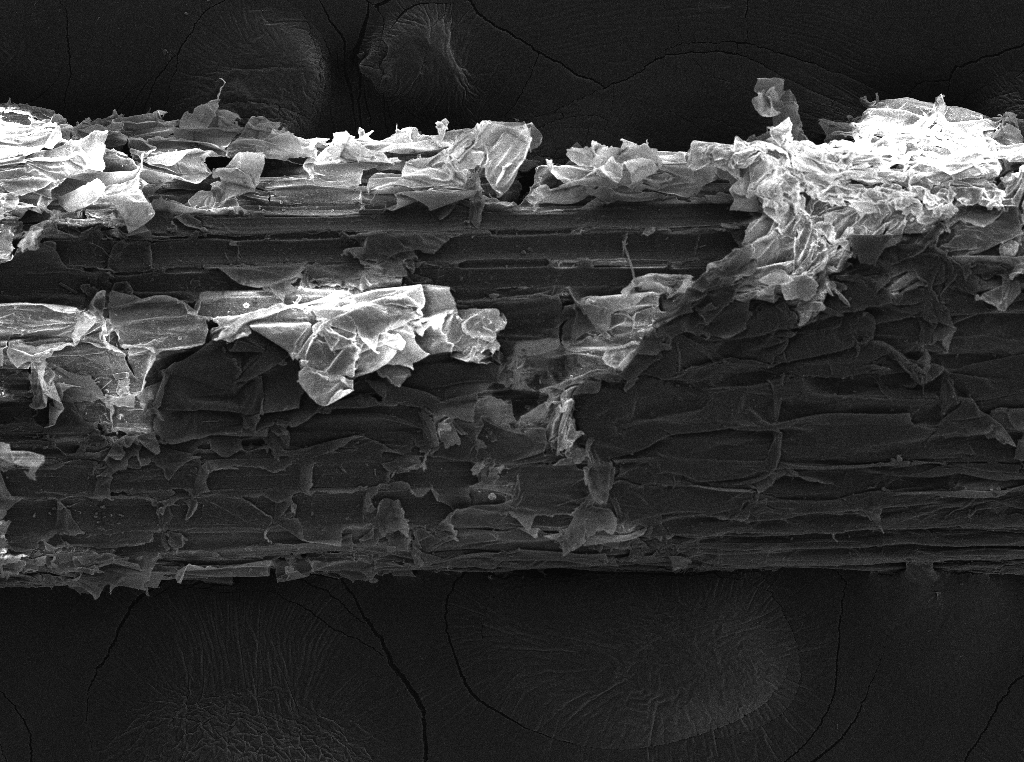
#> input picture 2-DADOSLC/MEV/T1.300x.tif, 1024 x 762 px, found by its file name
$ python gerar_figura_mev_taboa.py
#> lines starting #> are read from the running program, lines starting #| are printed output that depends on the picture; after the words box and inside, x2 and y2 are one past the last pixel; in counts of white or black regions, pixels touching at a corner belong together

import cv2
import numpy as np
from skimage import filters, morphology, measure, feature
from skimage.morphology import skeletonize
from scipy import ndimage
import matplotlib.pyplot as plt
from pathlib import Path
import warnings

warnings.filterwarnings('ignore')

class FiberAnalyzer:
    def __init__(self, output_dir):
        self.output_dir = Path(output_dir)
        self.output_dir.mkdir(parents=True, exist_ok=True)

    def load_image(self, image_path):
        img = cv2.imread(str(image_path), cv2.IMREAD_GRAYSCALE)
        if img is None:
            raise ValueError(f"Não foi possível carregar: {image_path}")
        img_norm = img.astype(float) / 255.0
        return img, img_norm

    def analyze_surface_porosity(self, image_norm, sigma=2.0, threshold_factor=0.7):
        smoothed = filters.gaussian(image_norm, sigma=sigma)
        threshold = filters.threshold_otsu(smoothed)
        binary = smoothed < (threshold * threshold_factor)
        binary_clean = morphology.remove_small_objects(binary, min_size=20)
        binary_clean = morphology.remove_small_holes(binary_clean, area_threshold=10)

        labeled = measure.label(binary_clean)
        regions = measure.regionprops(labeled)

        total_area = image_norm.size
        pore_area = np.sum(binary_clean)
        porosity = (pore_area / total_area) * 100

        if regions:
            areas = [r.area for r in regions]
            results = {
                'porosity_percent': round(porosity, 2),
                'num_pores': len(regions),
                'mean_pore_area': round(np.mean(areas), 2)
            }
        else:
            results = {
                'porosity_percent': round(porosity, 2),
                'num_pores': 0,
                'mean_pore_area': 0
            }
        return results, binary_clean

    def analyze_fiber_orientation(self, image_norm, sigma=1.0):
        sobel_h = filters.sobel_h(filters.gaussian(image_norm, sigma=sigma))
        sobel_v = filters.sobel_v(filters.gaussian(image_norm, sigma=sigma))
        magnitude = np.sqrt(sobel_h**2 + sobel_v**2)
        orientation = np.arctan2(sobel_v, sobel_h)

        threshold = np.percentile(magnitude, 75)
        mask = magnitude > threshold

        if np.sum(mask) > 0:
            angles_deg = np.degrees(orientation[mask])
            angles_deg = (angles_deg + 180) % 180
            std_angle = np.std(angles_deg)
            orientation_index = 1 - (std_angle / 90.0)
            results = {
                'orientation_index': round(orientation_index, 3),
                'mean_angle_deg': round(np.mean(angles_deg), 2)
            }
        else:
            results = {'orientation_index': 0, 'mean_angle_deg': 0}
        return results, magnitude

    def analyze_fiber_structure(self, image_norm, sigma=2.0):
        smoothed = filters.gaussian(image_norm, sigma=sigma)
        threshold = filters.threshold_otsu(smoothed)
        binary = smoothed > threshold
        skeleton = skeletonize(binary)

        fibril_density = np.sum(skeleton) / skeleton.size

        skeleton_float = skeleton.astype(float)
        corners = feature.corner_harris(skeleton_float, sigma=2.0)
        corner_threshold = np.percentile(corners, 99.9)
        junctions = corners > corner_threshold
        num_junctions = np.sum(junctions)

        results = {
            'fibril_density': round(fibril_density, 5),
            'num_junctions': int(num_junctions)
        }
        return results, skeleton

    def analyze_surface_texture(self, image_norm, window_size=15):
        kernel = np.ones((window_size, window_size))
        local_mean = ndimage.convolve(image_norm, kernel / kernel.sum(), mode='reflect')
        local_var = ndimage.convolve(image_norm**2, kernel / kernel.sum(), mode='reflect') - local_mean**2
        local_std = np.sqrt(np.maximum(local_var, 0))
        roughness_std = np.mean(local_std)

        results = {'roughness_std': round(roughness_std, 5)}
        return results, local_std

    def process_image(self, image_path, label):
        print(f"Processando: {image_path}")
        img, img_norm = self.load_image(image_path)
#> in load_image, img is the input picture: shape (762, 1024); min 3, max 255, mean 54.2

        porosity_res, binary = self.analyze_surface_porosity(img_norm)
#> in analyze_surface_porosity, `threshold = filters.threshold_otsu(smoothed)`: threshold = 0.383
#> in analyze_surface_porosity, `binary = smoothed < (threshold * threshold_factor)`:
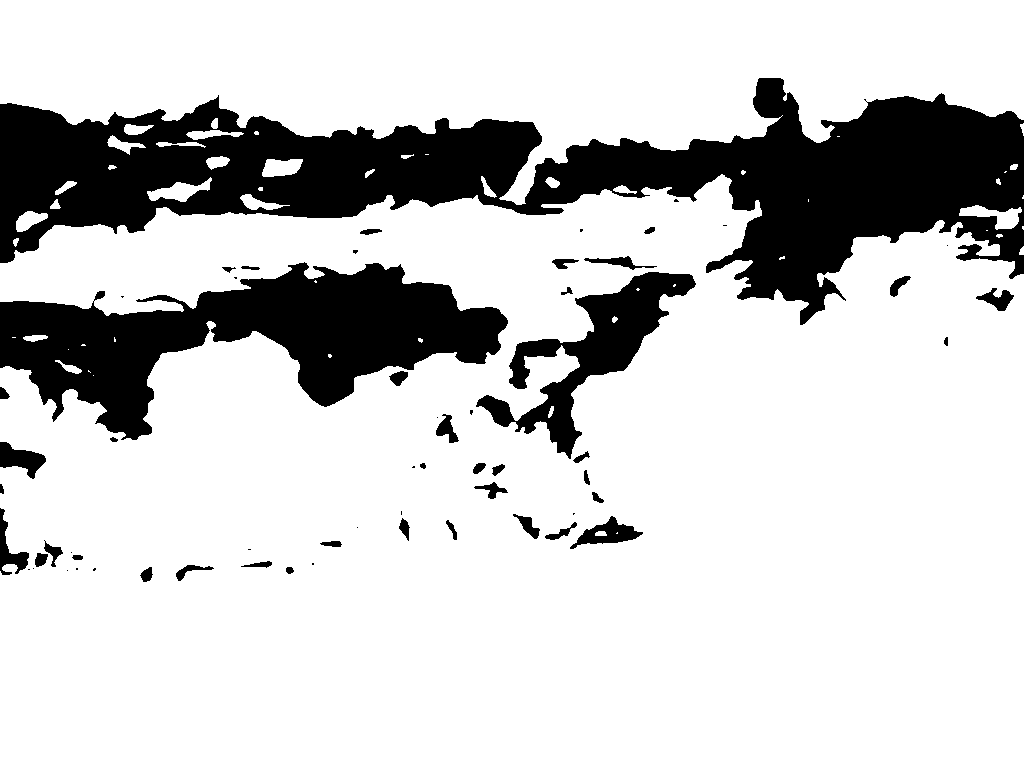
#> binary: shape (762, 1024) bool; 79.8% white; 61 black regions (21 under 20 px), largest, box (x1, y1, x2, y2) and area: (0, 78, 1024, 325) 98883, (0, 262, 508, 440) 40818, (476, 272, 696, 459) 11001
#> in analyze_surface_porosity, `labeled = measure.label(binary_clean)`:
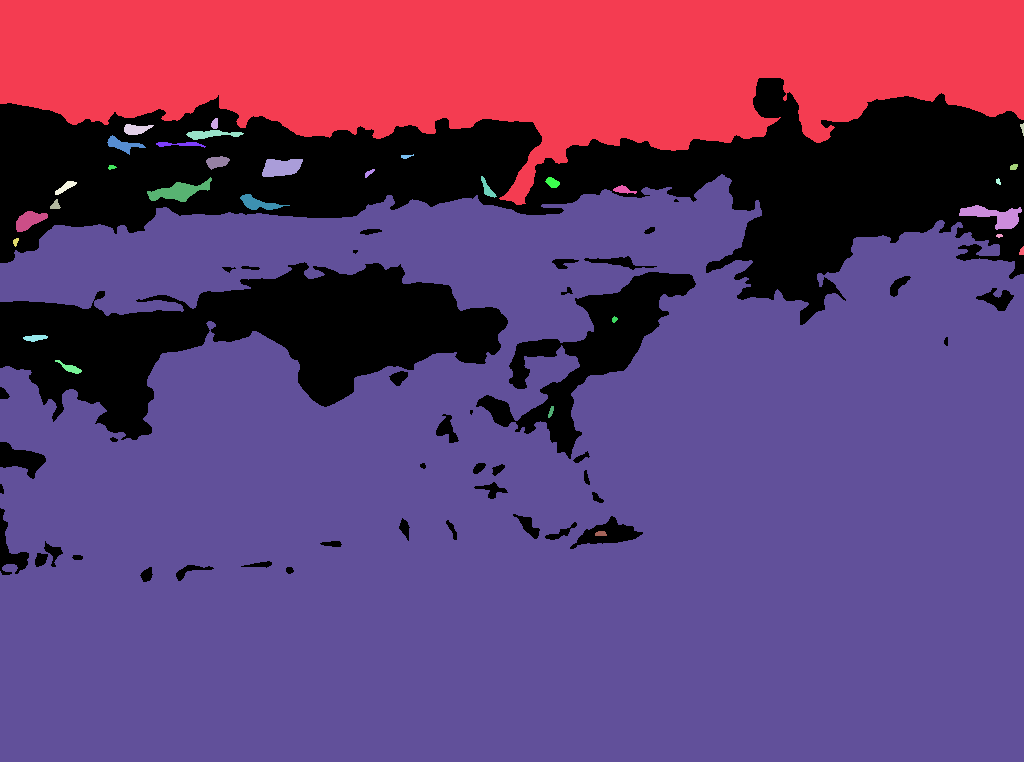
#> labeled: shape (762, 1024) int32; 33 distinct labels, from 0 to 32; one colour per label, 0 black
#> in analyze_surface_porosity, `regions = measure.regionprops(labeled)`: regions = 32 regions; largest, box (x1, y1, x2, y2) and area: (0, 174, 1024, 762) 490526, (0, 0, 1024, 205) 126768, (959, 205, 1022, 230) 735, (147, 177, 212, 202) 718, (262, 159, 303, 177) 578
#> in analyze_surface_porosity, `pore_area = np.sum(binary_clean)`: pore_area = 622537
#> in analyze_surface_porosity, `porosity = (pore_area / total_area) * 100`: porosity = 79.78
#> in analyze_surface_porosity, `areas = [r.area for r in regions]`: areas = 32 values, max 490526 at index 13, min 21 at index 24, mean 19454.3
#> in analyze_surface_porosity, `results = { 'porosity_percent': round(porosity, 2), 'num_pores': len(r..`: results = {'porosity_percent': 79.78, 'num_pores': 32, 'mean_pore_area': 19454.3}
#> porosity_res has the same summary as results in analyze_surface_porosity
        orient_res, magnitude = self.analyze_fiber_orientation(img_norm)
#> in analyze_fiber_orientation, `orientation = np.arctan2(sobel_v, sobel_h)`:
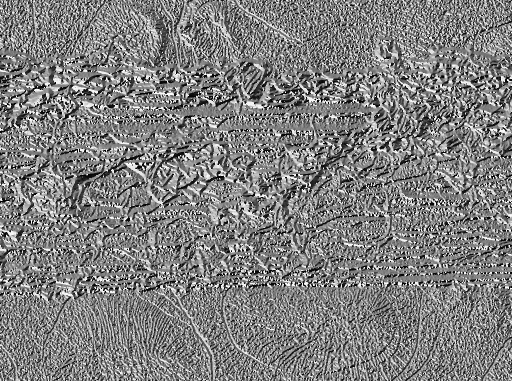
#> orientation: shape (762, 1024) float64 (shown at 1/2 size); min -3.14, max 3.14, mean 0.00646; drawn with min black and max white
#> in analyze_fiber_orientation, `threshold = np.percentile(magnitude, 75)`: threshold = 0.0372
#> in analyze_fiber_orientation, `mask = magnitude > threshold`:
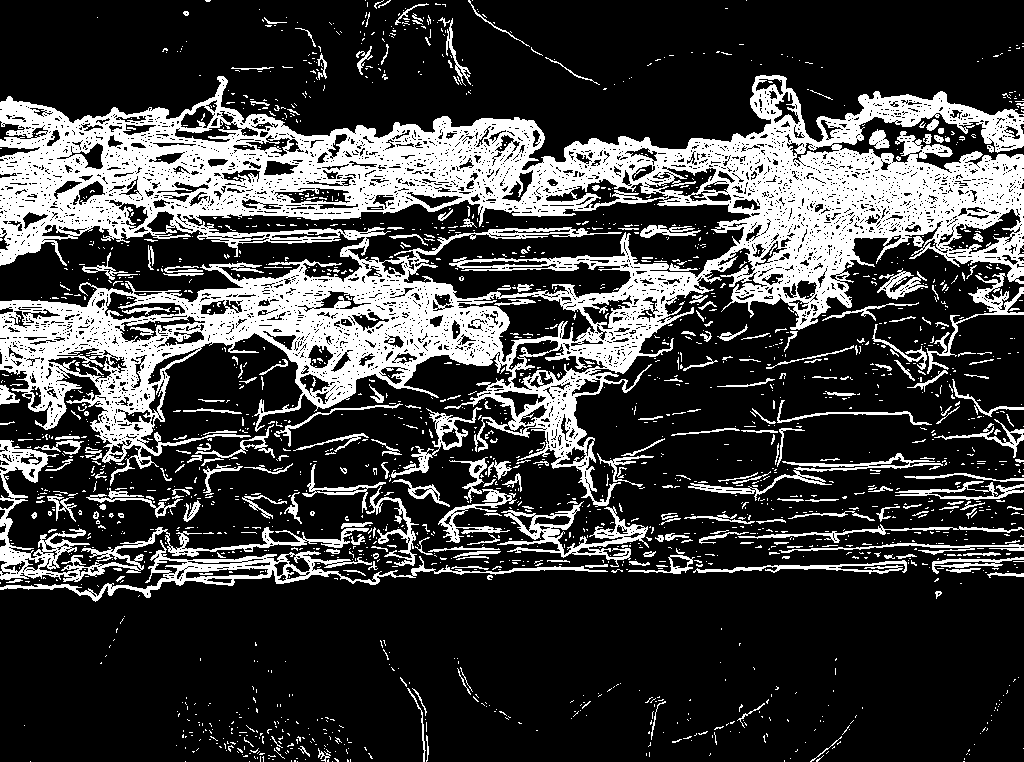
#> mask: shape (762, 1024) bool; 25% white; 1988 white regions (1717 under 20 px), largest, box (x1, y1, x2, y2) and area: (0, 75, 1024, 507) 144858, (0, 440, 369, 582) 5675, (0, 540, 608, 602) 4505
#> in analyze_fiber_orientation, `std_angle = np.std(angles_deg)`: std_angle = 63.37
#> in analyze_fiber_orientation, `orientation_index = 1 - (std_angle / 90.0)`: orientation_index = 0.296
#> in analyze_fiber_orientation, `results = { 'orientation_index': round(orientation_index, 3), 'mean_an..`: results = {'orientation_index': 0.296, 'mean_angle_deg': 86.47}
#> orient_res has the same summary as results in analyze_fiber_orientation
        struct_res, skeleton = self.analyze_fiber_structure(img_norm)
#> in analyze_fiber_structure, `threshold = filters.threshold_otsu(smoothed)`: threshold = 0.383
#> in analyze_fiber_structure, `fibril_density = np.sum(skeleton) / skeleton.size`: fibril_density = 0.00916
#> in analyze_fiber_structure, `corner_threshold = np.percentile(corners, 99.9)`: corner_threshold = 5.66
#> in analyze_fiber_structure, `num_junctions = np.sum(junctions)`: num_junctions = 781
#> in analyze_fiber_structure, `results = { 'fibril_density': round(fibril_density, 5), 'num_junctions..`: results = {'fibril_density': 0.00916, 'num_junctions': 781}
#> struct_res = {'fibril_density': 0.00916, 'num_junctions': 781}
        texture_res, roughness = self.analyze_surface_texture(img_norm)
#> in analyze_surface_texture, `local_var = ndimage.convolve(image_norm**2, kernel / kernel.sum(), mod..`:
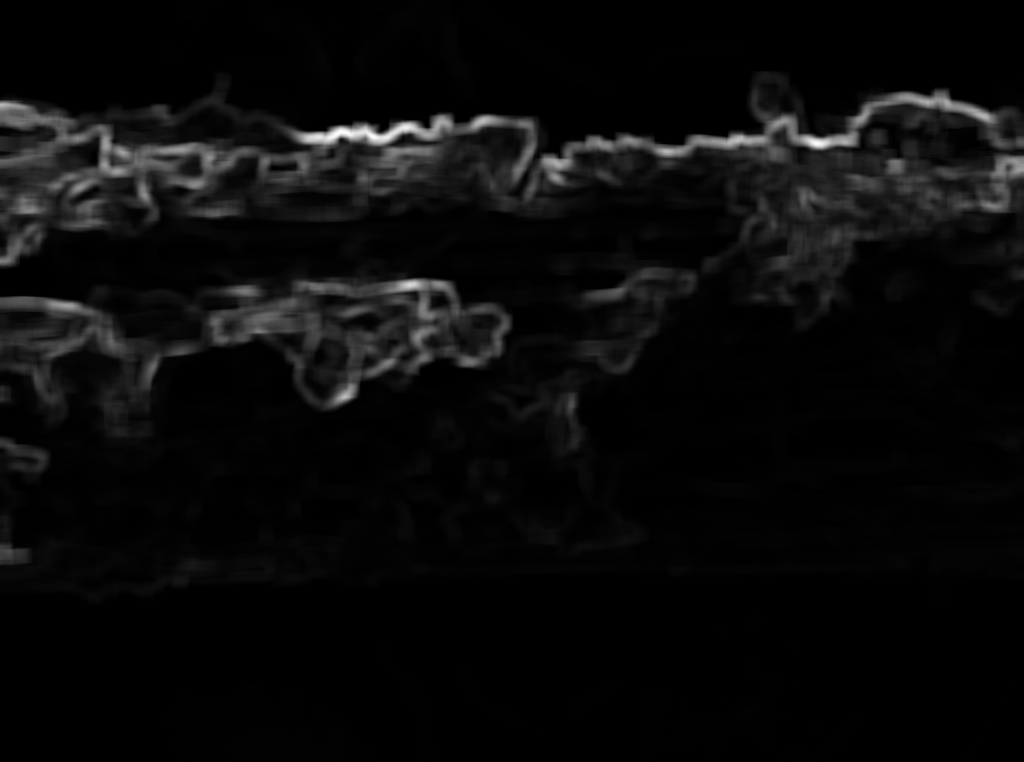
#> local_var: shape (762, 1024) float64; min 3.16e-05, max 0.205, mean 0.00878; drawn with min black and max white
#> in analyze_surface_texture, `roughness_std = np.mean(local_std)`: roughness_std = 0.0649
#> in analyze_surface_texture, `results = {'roughness_std': round(roughness_std, 5)}`: results = {'roughness_std': 0.0649}
#> texture_res = {'roughness_std': 0.0649}

        # Plotting
        fig, axes = plt.subplots(2, 3, figsize=(15, 10))
        fig.suptitle(f'Análise Morfométrica MEV - {label}', fontsize=16, fontweight='bold')

        # Original
        axes[0,0].imshow(img, cmap='gray')
        axes[0,0].set_title('Imagem Original')
        axes[0,0].axis('off')

        # Porosidade
        axes[0,1].imshow(binary, cmap='gray')
        axes[0,1].set_title(f'Porosidade: {porosity_res["porosity_percent"]}%')
        axes[0,1].axis('off')

        # Orientação
        axes[0,2].imshow(magnitude, cmap='jet')
        axes[0,2].set_title(f'Orientação (IO={orient_res["orientation_index"]})')
        axes[0,2].axis('off')

        # Esqueleto
        axes[1,0].imshow(skeleton, cmap='gray')
        axes[1,0].set_title(f'Estrutura (D={struct_res["fibril_density"]})')
        axes[1,0].axis('off')

        # Rugosidade
        axes[1,1].imshow(roughness, cmap='hot')
        axes[1,1].set_title(f'Rugosidade (σ={texture_res["roughness_std"]})')
        axes[1,1].axis('off')

        # Resumo
        axes[1,2].axis('off')
        summary = f"""
        RESUMO - {label}

        Porosidade: {porosity_res["porosity_percent"]}%
        N° Poros: {porosity_res["num_pores"]}

        Orientação (IO): {orient_res["orientation_index"]}
        Ângulo Médio: {orient_res["mean_angle_deg"]}°

        Densidade Fibrilar: {struct_res["fibril_density"]}
        Junções: {struct_res["num_junctions"]}

        Rugosidade (σ): {texture_res["roughness_std"]}
        """
        axes[1,2].text(0.1, 0.5, summary, fontsize=10, verticalalignment='center', family='monospace')

        plt.tight_layout()
        output_file = self.output_dir / f"analise_mev_{label}.png"
        plt.savefig(output_file, dpi=300, bbox_inches='tight')
        plt.close()
        print(f"Salvo em: {output_file}")

if __name__ == "__main__":
    # Caminhos absolutos
    input_image = r"C:\Users\vidal\OneDrive\Documentos\13 - CLONEGIT\artigo-posdoc\1-ARTIGO_LC_K\2-DADOSLC\MEV\T1.300x.tif"
    output_folder = r"c:\Users\vidal\OneDrive\Documentos\13 - CLONEGIT\artigo-posdoc\1-ARTIGO_LC_K\3-IMAGENS"

    analyzer = FiberAnalyzer(output_folder)
    try:
        analyzer.process_image(input_image, "Typha_Domingensis_Natural")
    except Exception as e:
        print(f"Erro: {e}")
